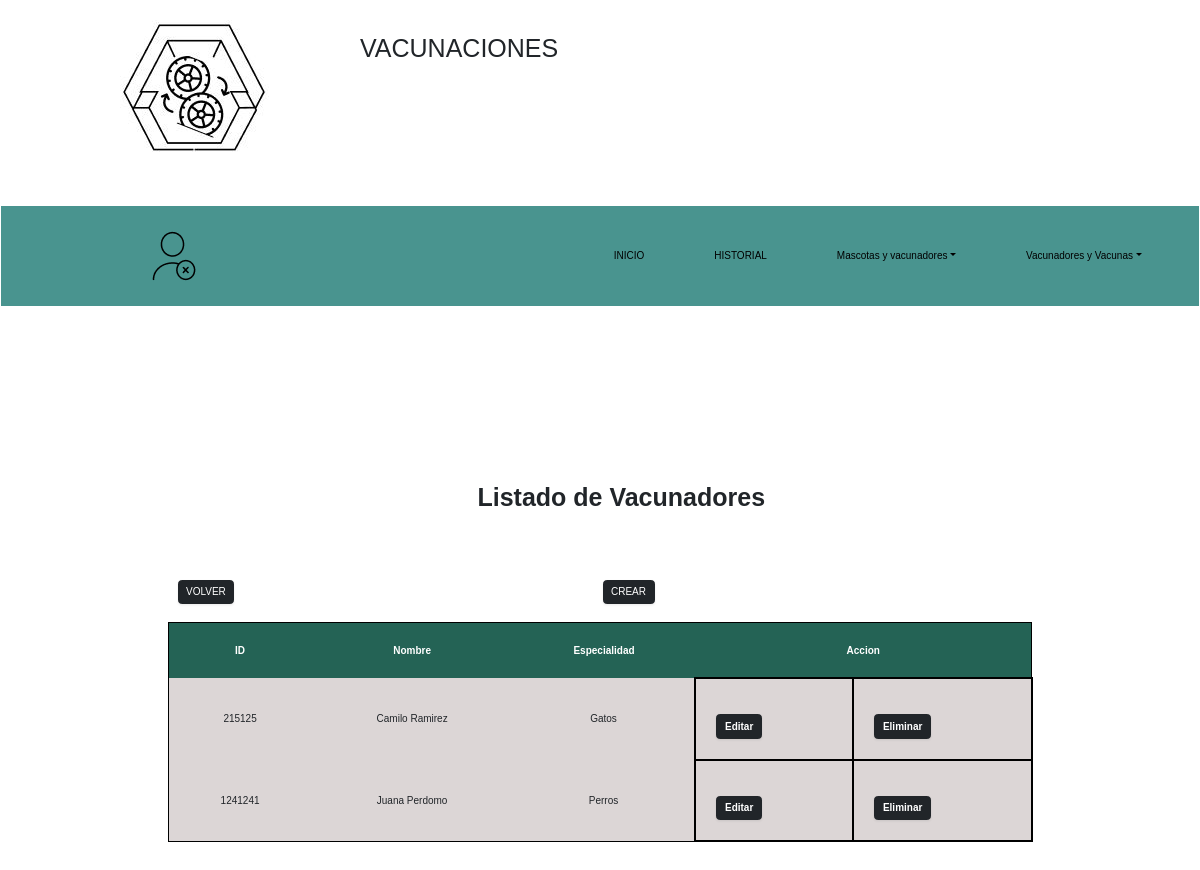
The app's page /vista/vacunadores.php with its own data.
### tables this page shows
CREATE TABLE `vacunadores` (
  `id_vacunador` int(11) NOT NULL,
  `vacunador` varchar(40) NOT NULL,
  `especialidad` varchar(20) NOT NULL
);

### vista/vacunadores.php (the view, shortened to what this page needs)
<?php
    $db = new Database();
    $con=$db->conectar();
?>
<?php
    $sql = $con -> prepare("SELECT * FROM vacunadores ORDER BY vacunadores.vacunador ASC");
    $sql -> execute();
?>
<!DOCTYPE html>
<html>
<head>
    <link rel="stylesheet" href="../bootstrap/css/bootstrap.min.css">
    <link rel="stylesheet" href="../css/tabla.css">
    <link href="https://cdn.jsdelivr.net/npm/bootstrap@5.2.0/dist/css/bootstrap.min.css" rel="stylesheet" />
    <link href="	https://cdn.jsdelivr.net/npm/bootstrap@5.3.0/dist/js/bootstrap.bundle.min.js" rel="stylesheet">
</head>
<body>
    <div class="contenedor">
        <header>
            <div class="encabezado">
                <div class="encabezado_a1">
                  <a href="./index.php" class="active"><img src="../imagenes/logo.JPG" alt="logo de inventario sena"></a>
                </div>
                <div class="encabezado_a2">
                    <h1>VACUNACIONES</h1>
                </div>
            </div>
<nav class="navbar navbar-expand-md">
        <div class="barra_nav container-fluid navbar-nav">
            <div class="collapse navbar-collapse" id="navbarNavDropdown">
                <div class="menu_m1 nav-item">
                    <img src="../imagenes/agregar_usuario.png" alt="Cerrar">
                </div>
                <ul class="navbar-nav ms-auto">
                    <li class="nav-item p-5">
                        <a class="nav-link" href="../index.php">INICIO</a>
                    </li>
                    <li class="nav-item p-5">
                        <a class="nav-link" href="../index.php">HISTORIAL</a>
                    </li>
                    <li class="nav-item dropdown p-5">
                    <a class="nav-link dropdown-toggle" data-bs-toggle="dropdown" aria-expanded="false" ruole="button">Mascotas y vacunadores</a>
                </li>
                <li class="nav-item dropdown p-5">
                    <a class="nav-link dropdown-toggle" data-bs-toggle="dropdown" aria-expanded="false" ruole="button">Vacunadores y Vacunas</a>
                </ul>
            </div>
        </div>
    </nav>
    <div class=" d-flex justify-content-center align-items-center ">
        <div class="main-container rounded-5 text-secondary" style="width: 85rem">
            <h2 class="text-center text-dark fs-1 fw-bold" style="margin-right: 25%;">Listado de Vacunadores</h2>
            <br>
            <div class="row">
                <div class="col-lg-6">
            </div>
            <br><br><br>
            <div class="row">
                <div class="col-lg-6">
                    <form action="../index.php">
                        <button type="submit"  class="btn btn-dark m-1 shadow-sm">VOLVER</button>
                    </form>
                </div>
                <div class="col-lg-6">
                    <form action="./agregar_vacunador.php">
                            <button type="submit" class="btn btn-dark m-1 shadow-sm">CREAR</button>
                    </form>
                </div>
            </div>
            <br><br><br>
            <table style="border:#000 solid 1px">
                <tr>
                    <thead>
                        <th class="text-center">ID</th>
                        <th class="text-center">Nombre</th>
                        <th class="text-center">Especialidad</th>
                        <th colspan= "3" style="text-align: center;"> Accion</th>
                    </thead>
                </tr>
                <tbody>
                    <?php
                        foreach($sql as $sq){
                    ?>
                        <tr>
                            <td class="text-dark text-center" style="background-color: #DCD6D6;"><?=$sq['id_vacunador']?></td>
                            <td class="text-dark text-center" style="background-color: #DCD6D6;"><?=$sq['vacunador']?></td>
                            <td class="text-dark text-center" style="background-color: #DCD6D6;"><?=$sq['especialidad']?></td>
                            <td style="background-color: #DCD6D6; border:#000 solid 2px;">
                                <form action= "./edit_vacunador.php" method="get">
                                    <button type= "submit" class="btn btn-dark text-white w-70 mt-4 fw-semibold shadow-sm">Editar</button>
                                </form>
                            </td>
                            <td style="background-color: #DCD6D6; border:#000 solid 2px;">
                                <form action= "./eliminar_vacunador.php" method="get">
                                    <button type="submit" class="btn btn-dark text-white w-70 mt-4 fw-semibold shadow-sm" onclick="return confirm ('¿Desea eliminar este dueño?');">Eliminar</button>
                                </form>
                            </td>
                        </tr>
                </tbody>
                <?php
                }
                ?>
            </table>
            <br>
        </div>
    </div>
<body>
</html>

### css/tabla.css (style rules this page uses)
* { margin: 0; padding: 0; font-family: Verdana, Geneva, Tahoma, sans-serif; }
.encabezado { display: grid; background: #ffff; grid-template-columns: repeat(4, 1fr); height: 150px; column-gap: 20px; margin-bottom: 50px; }
.contenedor .encabezado_a1 { display: flex; margin-left: 120px; margin-top: 20px; width: 220px; grid-column: 1/2; }
.contenedor .encabezado_a2 { margin-top: 5%; width: 650px; grid-column: 2/3; padding: auto; }
.contenedor .barra_nav { background: #49948F; height: 100px; width: 100%; }
.contenedor .barra_nav a { text-decoration: none; color: #000; }
.menu_m1 { display: flex; justify-content: start; align-items: center; text-decoration: none; margin-left: 130px; font-weight: 1000; font-size: 20px; }
body { font-family: Arial; }
h2 { margin-left: 30%; margin-bottom: 10%; }
.main-container { margin: 150px auto; width: 600px; }
table { background-color: white; text-align: left; border-collapse: collapse; width: 100%; }
th, td { padding: 20px; }
thead { background-color: #246355; border-bottom: solid 5px #0F362D; color: white; }

### records on screen
vacunadores: id_vacunador "215125", vacunador "Camilo Ramirez", especialidad "Gatos"
vacunadores: id_vacunador "1241241", vacunador "Juana Perdomo", especialidad "Perros"
